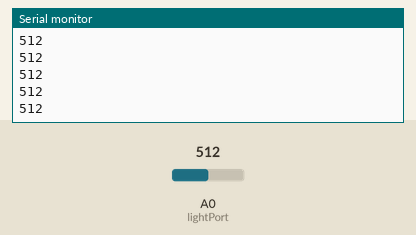
A sketch run on a simulated Arduino Uno, built with avr-gcc and run on an emulated ATmega328P. On the bench: the last lines printed to the serial monitor. Inputs (shaded band) come from the test bench; at power-on: A0 (lightPort) = 512.

Above: at 1.2 s.
1.3 s: A0 (lightPort) set to 716
At 2.2 s:
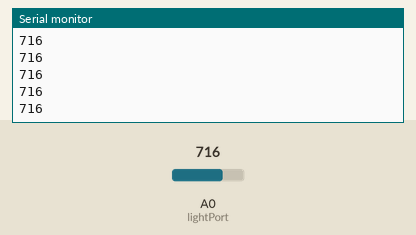
2.8 s: A0 (lightPort) set to 900
At 3.7 s:
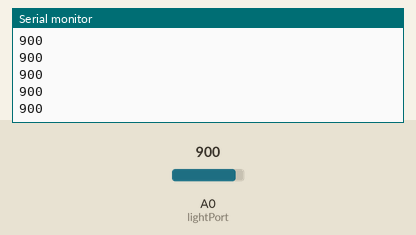
Timing chart, 0 to 5.8 s (numbered marks = the images above; inputs shaded):
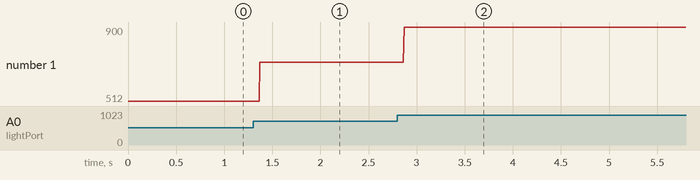

Measured:
- after the input at 1.3 s, the serial monitor: prints a new line after 0.07 s (image 1)
- after the input at 2.8 s, the serial monitor: prints a new line after 0.07 s (image 2)
- plotted number 1: 512 → 716 after the input at 1.3 s, 716 → 900 after the input at 2.8 s

The sketch:

RFIDTest.ino
```cpp
#include <SoftwareSerial.h>

#define lightPort A0
#define lightConstant 180

SoftwareSerial RFID(2, 3); // RX and TX


/*
** LDLASD
** ASDASD
*/
int data;
String result = "";
String lastResult;
char c;


void setup()
{
  RFID.begin(9600);    // start serial to RFID reader
  Serial.begin(9600);  // start serial to PC
}

void loop()
{

  checkUpdateAndPrint();
  if(somethingOnTop()) postID(lastResult);


}

void postID(String ID) {

Serial.println(ID);


}

void checkUpdateAndPrint() {

  while(RFID.available()>0) {
    c=RFID.read();
    result += c;

    if(c == 0x03) break;
  }

  if(c == 0x03) {
    //Serial.println("result" + result);
    //we have a reading
    lastResult = result;
    result = "";
  }

}

boolean somethingOnTop() {
    int value = analogRead(lightPort);
    Serial.println(value);
    return value > lightConstant;
}
```
